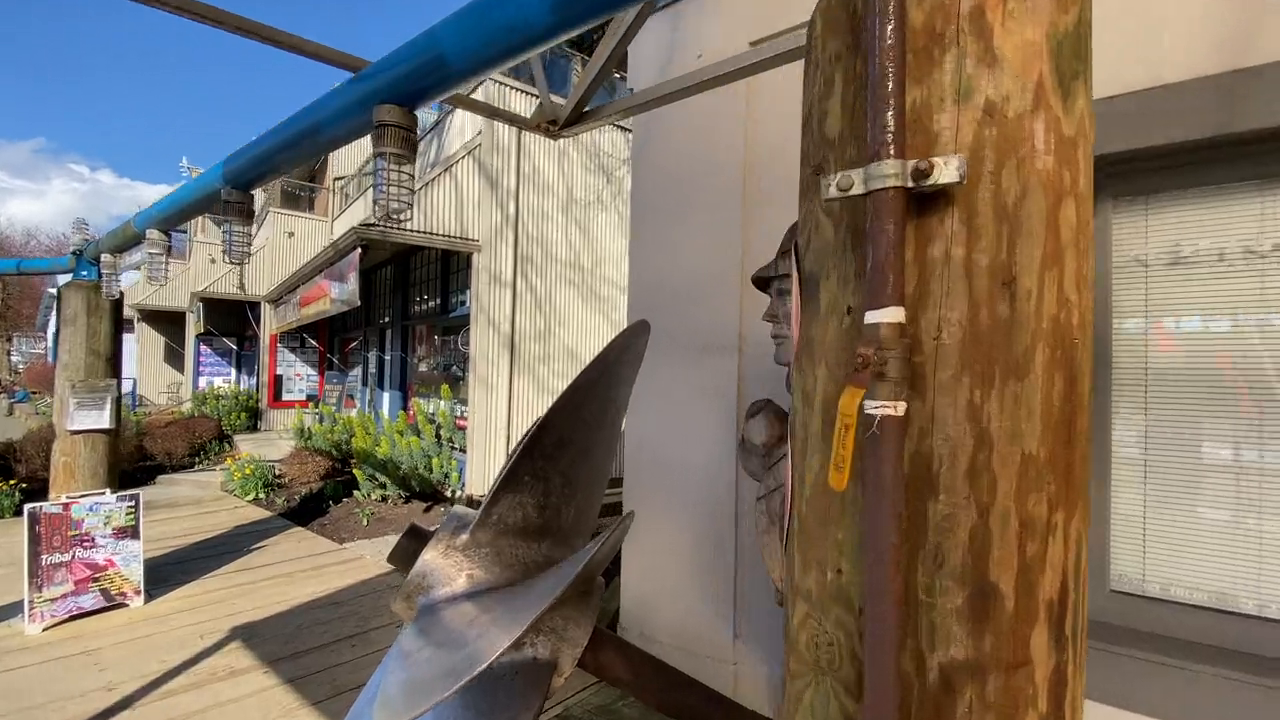
#> input picture frame 28 of video.mp4, 1280 x 720 px
$ python extracImg.py
#> lines starting #> are read from the running program, lines starting #| are printed output that depends on the picture
import cv2 as cv
vdo=cv.VideoCapture("video.mp4")
c=0
while vdo.isOpened():
    r,frame=vdo.read()
#> frame is the input picture: shape (720, 1280, 3); mean B, G, R 100.7, 113.9, 125.9
    if r==True:
        frame=cv.resize(frame,(500,500))
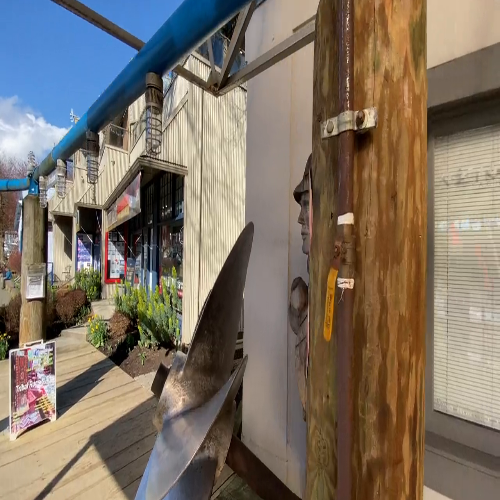
#> frame: shape (500, 500, 3); mean B, G, R 100.6, 113.8, 125.9
        path = f"D:\\Research\\imageReadandWrite\\frames\\frame{c}.png"
        cv.imwrite(path,frame)
        cv.imshow('frame',frame)
        c = c + 1
        if cv.waitKey(25) & 0xff==ord('q'):
#> (key q is pressed here)
            break
    else: break
vdo.release()
cv.destroyAllWindows()

$ run again, starting later in the video
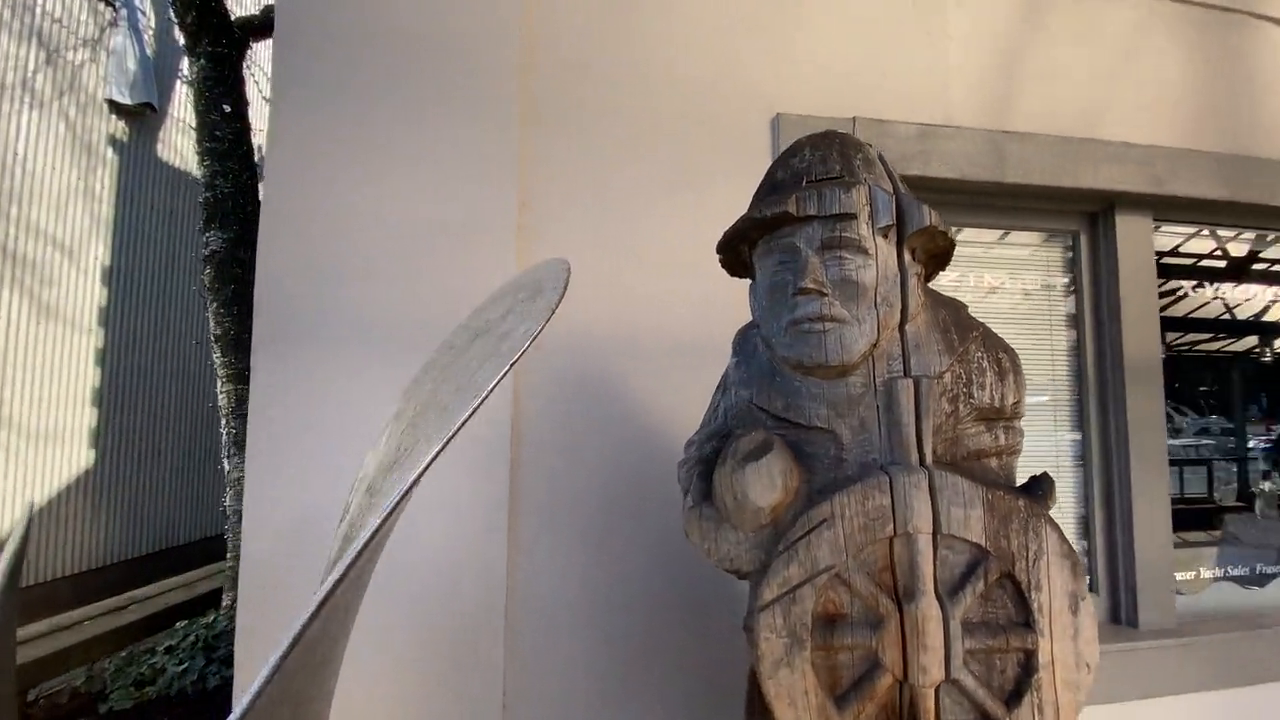
#> input picture frame 126 of video.mp4, 1280 x 720 px
#> frame is the input picture: shape (720, 1280, 3); mean B, G, R 114.4, 121.7, 132
#> `frame=cv.resize(frame,(500,500))`:
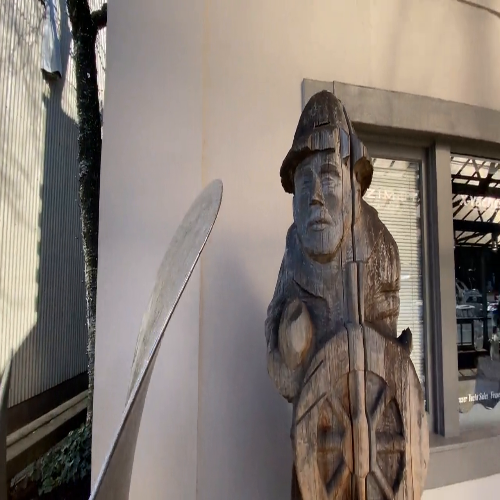
#> frame: shape (500, 500, 3); mean B, G, R 114.3, 121.6, 131.9

$ run again, starting later in the video
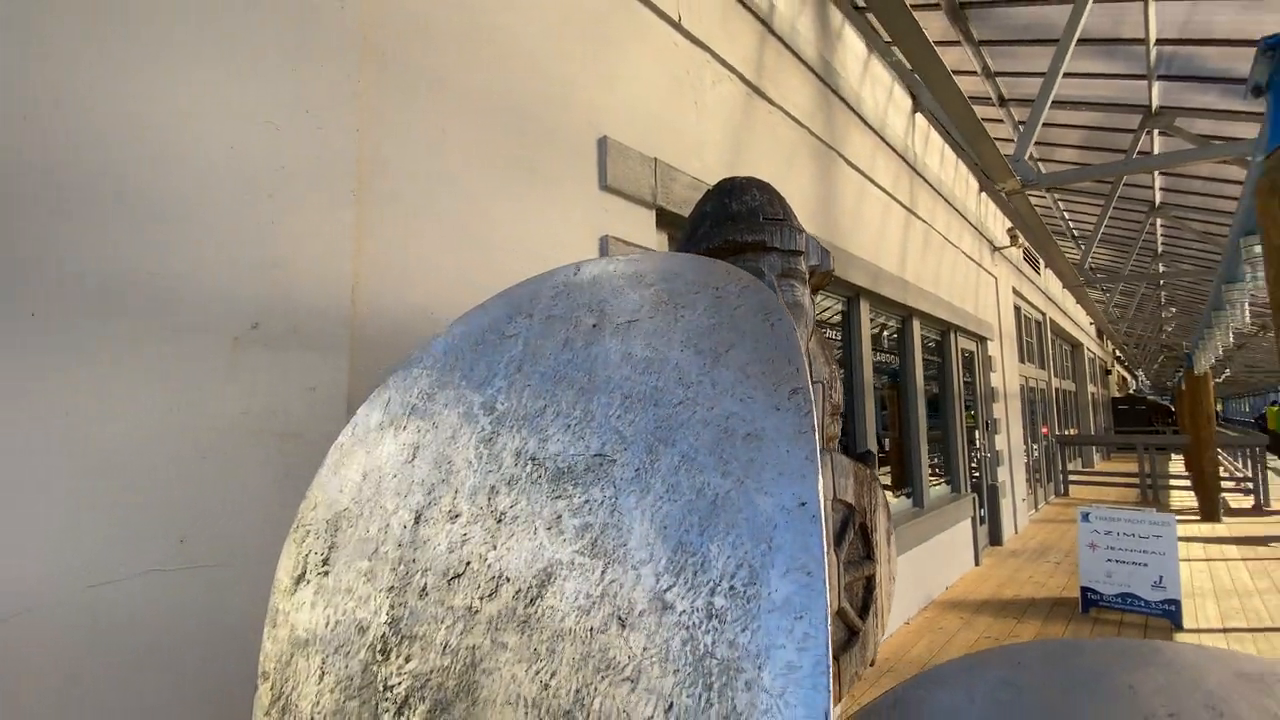
#> input picture frame 224 of video.mp4, 1280 x 720 px
#> frame is the input picture: shape (720, 1280, 3); mean B, G, R 124.8, 138, 147.2
#> `frame=cv.resize(frame,(500,500))`:
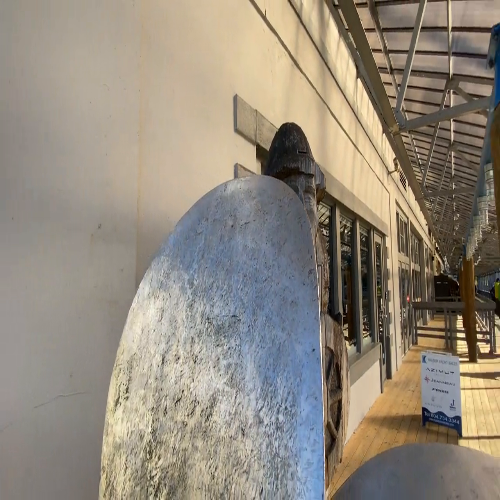
#> frame: shape (500, 500, 3); mean B, G, R 124.7, 137.9, 147.1
